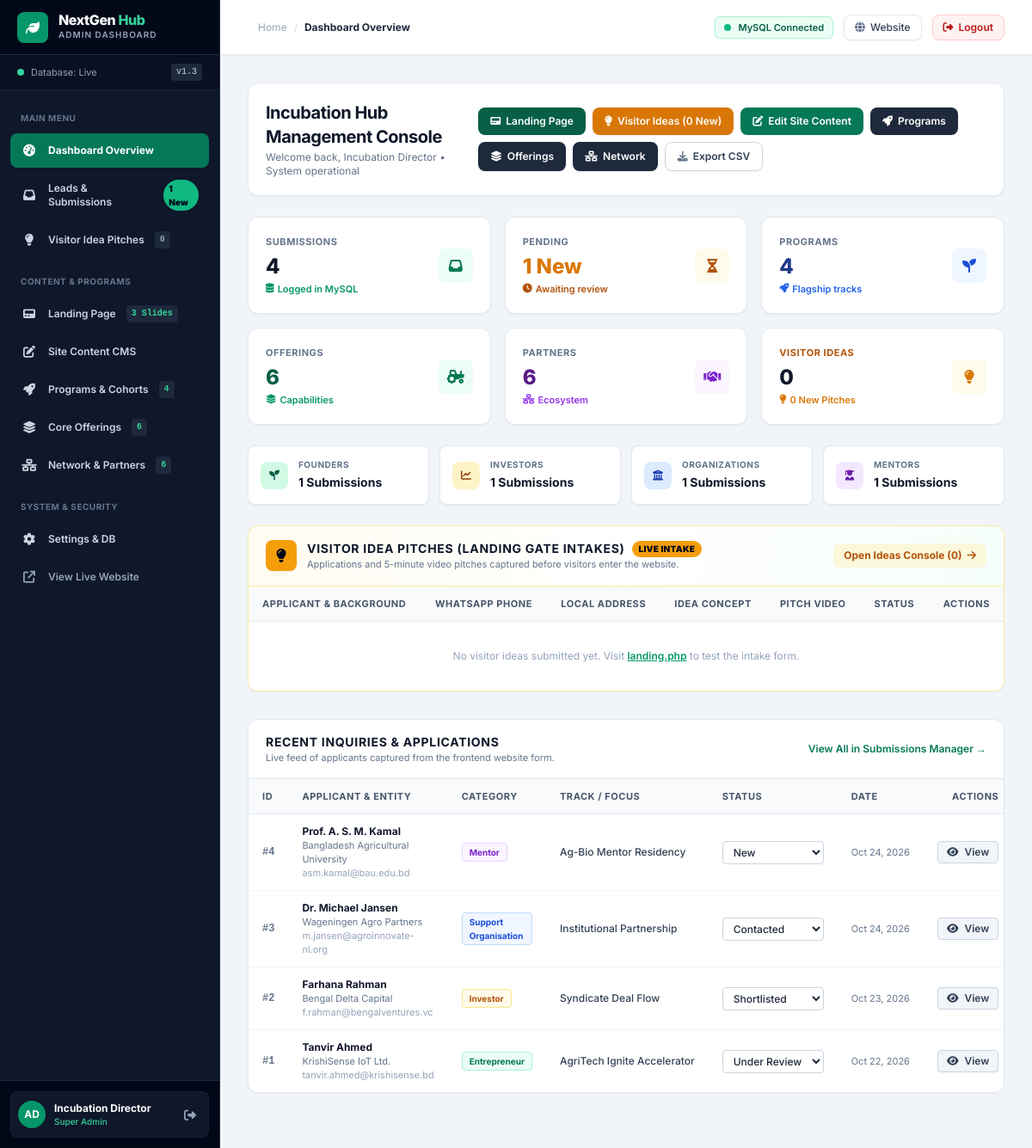
/admin/index.php (signed in), run on the app's committed database.
### tables this page shows
CREATE TABLE IF NOT EXISTS `hub_submissions` (
    `id` INT UNSIGNED AUTO_INCREMENT PRIMARY KEY,
    `full_name` VARCHAR(150) NOT NULL,
    `email` VARCHAR(150) NOT NULL,
    `phone` VARCHAR(50) DEFAULT NULL,
    `organization` VARCHAR(150) DEFAULT NULL,
    `category` ENUM('Entrepreneur', 'Investor', 'Support Organisation', 'Mentor') NOT NULL,
    `sub_interest` VARCHAR(100) DEFAULT NULL,
    `pitch_url` VARCHAR(255) DEFAULT NULL,
    `message` TEXT NOT NULL,
    `admin_notes` TEXT DEFAULT NULL,
    `ip_address` VARCHAR(45) DEFAULT NULL,
    `status` ENUM('New', 'Under Review', 'Shortlisted', 'Contacted', 'Archived') DEFAULT 'New',
    `created_at` TIMESTAMP DEFAULT CURRENT_TIMESTAMP,
    `updated_at` TIMESTAMP DEFAULT CURRENT_TIMESTAMP ON UPDATE CURRENT_TIMESTAMP,
    INDEX `idx_category` (`category`),
    INDEX `idx_created_at` (`created_at`),
    INDEX `idx_status` (`status`)
);

### admin/index.php (the view, shortened to what the rows shown need)
<?php
require_once __DIR__ . '/auth.php';
$recentSubmissions = getHubSubmissions(15);
?>
<div class="mb-6 flex flex-col sm:flex-row sm:items-center justify-between gap-4 bg-white p-5 rounded-xl border border-slate-200 shadow-sm">
    <div>
        <h1 class="text-xl font-bold text-slate-900 tracking-tight">Incubation Hub Management Console</h1>
    </div>
</div>
<div class="bg-white rounded-xl border border-amber-200/80 shadow-sm overflow-hidden mb-8">
    <div class="px-5 py-4 bg-gradient-to-r from-amber-50/70 via-white to-emerald-50/50 border-b border-amber-200/80 flex flex-col sm:flex-row sm:items-center justify-between gap-2">
        <div class="flex items-center space-x-3">
            <div>
                <div class="flex items-center space-x-2">
                    <h2 class="text-sm font-bold text-slate-900 uppercase tracking-wider">Visitor Idea Pitches (Landing Gate Intakes)</h2>
                </div>
            </div>
        </div>
    </div>
    <div class="overflow-x-auto">
        <table class="w-full text-left text-xs border-collapse">
            <thead class="bg-slate-50 text-slate-600 uppercase font-bold text-[11px] tracking-wider border-b border-slate-200">
                <tr>
                    <th class="px-4 py-3">Applicant & Background</th>
                    <th class="px-4 py-3">WhatsApp Phone</th>
                    <th class="px-4 py-3">Local Address</th>
                    <th class="px-4 py-3">Idea Concept</th>
                    <th class="px-4 py-3">Pitch Video</th>
                    <th class="px-4 py-3">Status</th>
                    <th class="px-4 py-3 text-right">Actions</th>
                </tr>
            </thead>
        </table>
    </div>
</div>
<div class="bg-white rounded-xl border border-slate-200 shadow-sm overflow-hidden mb-8">
    <div class="px-5 py-4 border-b border-slate-200 flex flex-col sm:flex-row sm:items-center justify-between gap-2">
        <div>
            <h2 class="text-sm font-bold text-slate-900 uppercase tracking-wider">Recent Inquiries & Applications</h2>
        </div>
    </div>
    <div class="overflow-x-auto">
        <table class="w-full text-left text-xs border-collapse">
            <thead class="bg-slate-50 text-slate-600 uppercase font-bold text-[11px] tracking-wider border-b border-slate-200">
                <tr>
                    <th class="px-4 py-3">ID</th>
                    <th class="px-4 py-3">Applicant & Entity</th>
                    <th class="px-4 py-3">Category</th>
                    <th class="px-4 py-3">Track / Focus</th>
                    <th class="px-4 py-3">Status</th>
                    <th class="px-4 py-3">Date</th>
                    <th class="px-4 py-3 text-right">Actions</th>
                </tr>
            </thead>
            <tbody class="divide-y divide-slate-100 bg-white">
                <?php if (empty($recentSubmissions)): ?>
                    <tr>
                        <td colspan="7" class="px-4 py-8 text-center text-slate-400">
                            No submissions recorded in database.
                        </td>
                    </tr>
                <?php else: ?>
                    <?php foreach ($recentSubmissions as $row):
                        $badgeColor = match ($row['category']) {
                            'Entrepreneur' => 'bg-emerald-50 text-emerald-700 border-emerald-200',
                            'Investor' => 'bg-amber-50 text-amber-700 border-amber-200',
                            'Support Organisation' => 'bg-blue-50 text-blue-700 border-blue-200',
                            'Mentor' => 'bg-purple-50 text-purple-700 border-purple-200',
                            default => 'bg-slate-50 text-slate-700 border-slate-200',
                        };
                    ?>
                        <tr class="hover:bg-slate-50 transition">
                            <td class="px-4 py-3 font-mono font-semibold text-slate-500">
                                #<?= htmlspecialchars($row['id']) ?>
                            </td>
                            <td class="px-4 py-3">
                                <span class="font-bold text-slate-900 block"><?= htmlspecialchars($row['full_name']) ?></span>
                                <span class="text-[11px] text-slate-500"><?= htmlspecialchars($row['organization'] ?: 'Independent') ?></span>
                                <span class="text-[11px] text-slate-400 block"><?= htmlspecialchars($row['email']) ?></span>
                            </td>
                            <td class="px-4 py-3">
                                <span class="inline-flex items-center px-2 py-0.5 rounded text-[10px] font-bold border <?= $badgeColor ?>">
                                    <?= htmlspecialchars($row['category']) ?>
                                </span>
                            </td>
                            <td class="px-4 py-3 text-slate-700 font-medium max-w-xs truncate" title="<?= htmlspecialchars($row['sub_interest']) ?>">
                                <?= htmlspecialchars($row['sub_interest'] ?: 'General Program') ?>
                            </td>
                            <td class="px-4 py-3">
                                <form method="POST" action="index.php" class="inline">
                                    <select name="status" onchange="this.form.submit()" class="px-2 py-1 rounded border text-xs font-medium bg-white text-slate-800 border-slate-300 focus:outline-none focus:border-emerald-600">
                                        <option value="New" <?= $row['status'] === 'New' ? 'selected' : '' ?>>New</option>
                                        <option value="Under Review" <?= $row['status'] === 'Under Review' ? 'selected' : '' ?>>Under Review</option>
                                        <option value="Shortlisted" <?= $row['status'] === 'Shortlisted' ? 'selected' : '' ?>>Shortlisted</option>
                                        <option value="Contacted" <?= $row['status'] === 'Contacted' ? 'selected' : '' ?>>Contacted</option>
                                    </select>
                                </form>
                            </td>
                            <td class="px-4 py-3 text-[11px] text-slate-500 whitespace-nowrap">
                                <?= date('M d, Y', strtotime($row['created_at'])) ?>
                            </td>
                            <td class="px-4 py-3 text-right whitespace-nowrap">
                                <button type="button"
                                    class="view-lead-btn px-2.5 py-1 rounded bg-slate-100 hover:bg-slate-200 text-slate-700 font-semibold text-xs border border-slate-300 transition"
                                    data-id="<?= htmlspecialchars($row['id']) ?>"
                                    data-name="<?= htmlspecialchars($row['full_name']) ?>"
                                    data-email="<?= htmlspecialchars($row['email']) ?>"
                                    data-phone="<?= htmlspecialchars($row['phone'] ?? '') ?>"
                                    data-org="<?= htmlspecialchars($row['organization'] ?? '') ?>"
                                    data-category="<?= htmlspecialchars($row['category']) ?>"
                                    data-track="<?= htmlspecialchars($row['sub_interest'] ?? '') ?>"
                                    data-pitch="<?= htmlspecialchars($row['pitch_url'] ?? '') ?>"
                                    data-status="<?= htmlspecialchars($row['status']) ?>"
                                    data-notes="<?= htmlspecialchars($row['admin_notes'] ?? '') ?>"
                                    data-date="<?= date('M d, Y H:i', strtotime($row['created_at'])) ?>"
                                    data-message="<?= htmlspecialchars($row['message']) ?>">
                                    <i class="fa-solid fa-eye mr-1"></i> View
                                </button>
                            </td>
                        </tr>
                    <?php endforeach; ?>
                <?php endif; ?>
            </tbody>
        </table>
    </div>
</div>

### data on the page
hub_submissions: id "4", full_name "Prof. A. S. M. Kamal", organization "Bangladesh Agricultural University", email "asm.kamal@bau.edu.bd", category "Mentor", sub_interest "Ag-Bio Mentor Residency", status "New", created_at "Oct 24, 2026"
hub_submissions: id "3", full_name "Dr. Michael Jansen", organization "Wageningen Agro Partners", email "m.jansen@agroinnovate-nl.org", category "Support Organisation", sub_interest "Institutional Partnership", status "Contacted", created_at "Oct 24, 2026"
hub_submissions: id "2", full_name "Farhana Rahman", organization "Bengal Delta Capital", email "f.rahman@bengalventures.vc", category "Investor", sub_interest "Syndicate Deal Flow", status "Shortlisted", created_at "Oct 23, 2026"
hub_submissions: id "1", full_name "Tanvir Ahmed", organization "KrishiSense IoT Ltd.", email "tanvir.ahmed@krishisense.bd", category "Entrepreneur", sub_interest "AgriTech Ignite Accelerator", status "Under Review", created_at "Oct 22, 2026"

### other printed values
$stats['new'] "1"
$stats['total_ideas'] "0"
$stats['total_banners'] "3"
$stats['total_programs'] "4"
$stats['total_offerings'] "6"
$stats['total_partners'] "6"
substr($admin['username'], 0, 2) "AD"
$admin['full_name'] "Incubation Director"
$admin['role'] "Super Admin"
$breadcrumb "Dashboard Overview"
getCurrentAdmin()['full_name'] "Incubation Director"
$stats['new_ideas'] "0"
$stats['total'] "4"
$stats['entrepreneurs'] "1"
$stats['investors'] "1"
